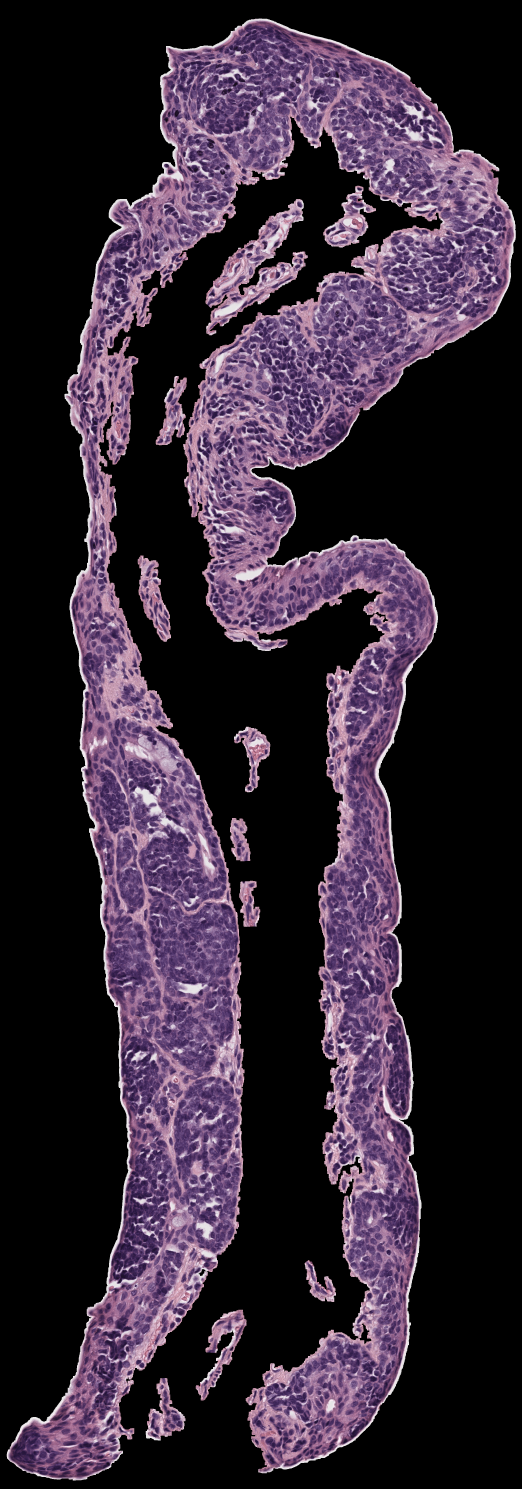
#> input picture Presentation 5/Coders/Nathan Jung/testing_slices/h2114153  h&e_ROI_4 Epithelia.png, 2088 x 5956 px, given in place of case_77_match_1_melan.png, which was not available (shown at 1/4 size)
$ jupyter execute --allow-errors 3_18_final_patching_code.ipynb   (text cells are left out)
#> lines starting #> are read from the running program, lines starting #| are printed output that depends on the picture; after the words box and inside, x2 and y2 are one past the last pixel; in counts of white or black regions, pixels touching at a corner belong together; pictures that were not available may be replaced by others from this repository, and a replacement may not be noted
[cell 1]
import numpy as np
import cv2
import math
from shapely.geometry import Polygon
import matplotlib.pyplot as plt
from sklearn.model_selection import ParameterGrid
from matplotlib import colors
from scipy.signal import argrelextrema
import pandas as pd
import csv
import os
from scipy.ndimage import gaussian_filter1d
import re

[cell 2]
extension_factor = 1.1
step_size = 2
max_width = 2048
overlap_threshold = 0.3
weight_epithelium_coverage = 0.8
weight_background_pixels = 0.2
mask_smoothing = True
window_size=21
smoothing_sigma=50
scale_factor=0.25

[cell 3]
image_folder = './testing_slices_1'
image_files = [f for f in os.listdir(image_folder) if f.startswith('h&e')]

[cell 4]
def gaussian_smooth_contour(contour, window_size=window_size, sigma=smoothing_sigma):
    """
    Smooths a contour by applying a Gaussian kernel to the x and y coordinates.

    Args:
        contour: A 2D array of contour points of shape (N, 2).
        window_size: The size of the Gaussian kernel (must be odd).
        sigma: Standard deviation of the Gaussian kernel.

    Returns:
        Smoothed contour as an integer array of shape (N, 2).
    """
    contour = contour.squeeze()  # shape (N, 2)
    N = len(contour)

    # Create a Gaussian kernel.
    x_range = np.arange(window_size) - window_size // 2
    kernel = np.exp(-(x_range**2) / (2 * sigma**2))
    kernel /= kernel.sum()

    # Circularly pad the contour coordinates.
    padded_x = np.pad(contour[:, 0], (window_size // 2, window_size // 2), mode='wrap')
    padded_y = np.pad(contour[:, 1], (window_size // 2, window_size // 2), mode='wrap')

    # Convolve to smooth the x and y coordinates.
    smoothed_x = np.convolve(padded_x, kernel, mode='valid')
    smoothed_y = np.convolve(padded_y, kernel, mode='valid')

    smoothed_contour = np.stack([smoothed_x, smoothed_y], axis=-1)
    return np.round(smoothed_contour).astype(np.int32)

def compute_smoothed_mask(binary_mask, window_size=window_size, sigma=smoothing_sigma, scale_factor=scale_factor):
    """
    Compute a smoothed version of a binary mask by:
      1. Downscaling the mask.
      2. Extracting contours using RETR_TREE.
      3. Smoothing each contour with a Gaussian kernel.
      4. Upscaling the smoothed contours back to the original resolution.
      5. Drawing the contours into a new binary mask.

    Args:
      binary_mask (np.ndarray): Original binary mask (0/255).
      window_size (int): Window size for Gaussian smoothing.
      sigma (float): Sigma value for the Gaussian kernel.
      scale_factor (float): Downscaling factor.

    Returns:
      np.ndarray: A binary mask of the same dimensions as binary_mask, but with smoothed boundaries.
    """
    orig_h, orig_w = binary_mask.shape
    # Downscale the mask for processing.
    small_mask = cv2.resize(binary_mask, (0, 0), fx=scale_factor, fy=scale_factor, interpolation=cv2.INTER_AREA)
    small_h, small_w = small_mask.shape

    # Extract contours from the downscaled mask.
    contours, hierarchy = cv2.findContours(small_mask, cv2.RETR_TREE, cv2.CHAIN_APPROX_NONE)
    # Prepare an empty mask for the final result.
    smoothed_mask = np.zeros_like(binary_mask)
    # Compute scaling factors to upscale the smoothed contours.
    scale_x = orig_w / small_w
    scale_y = orig_h / small_h

    for i, cnt in enumerate(contours):
        cnt = cnt.squeeze()  # Remove extra dimensions.
        if cnt.ndim != 2 or len(cnt) < 3:
            continue
        # Ensure the contour is closed.
        if not np.array_equal(cnt[0], cnt[-1]):
            cnt = np.vstack([cnt, cnt[0]])
        # Smooth the contour using your Gaussian smoothing function.
        smooth_cnt = gaussian_smooth_contour(cnt, window_size=window_size, sigma=sigma)
        # Upscale the smoothed contour to original resolution.
        smooth_cnt = (smooth_cnt.astype(np.float32) * np.array([scale_x, scale_y])).astype(np.int32)
        smooth_cnt = smooth_cnt.reshape((-1, 1, 2))
        # Use hierarchy info: if the contour has no parent, it’s an outer boundary.
        if hierarchy[0][i][3] == -1:
            cv2.drawContours(smoothed_mask, [smooth_cnt], -1, 255, -1)
        else:
            cv2.drawContours(smoothed_mask, [smooth_cnt], -1, 0, -1)

    return smoothed_mask

def get_contours(binary_image):
    '''Find all external contours of an image, handling hierarchy correctly for both single and nested structures.'''

    contours, hierarchy = cv2.findContours(binary_image, cv2.RETR_TREE, cv2.CHAIN_APPROX_SIMPLE)

    # If no contours are found, return an empty list
    if hierarchy is None or len(contours) == 0:
        print("No contours found.")
        return []

    hierarchy = hierarchy[0]
    external_contours = []

    for i in range(len(contours)):
        if hierarchy[i][3] == -1:  # Check if contour has no parent (true external)
            external_contours.append(np.roll(contours[i], 0, axis=0))

    # If external contours seem incomplete (indicating nested structures exist), use the John's method
    if len(external_contours) < len(contours):
        masks = []
        contour_indices = np.arange(0, hierarchy.shape[0], 1)

        while contour_indices.size != 0:
            current = contour_indices[0]
            contour_indices = np.delete(contour_indices, np.argwhere(contour_indices == current))

            # Create a mask for the contour
            mask = np.zeros_like(binary_image)
            cv2.drawContours(mask, contours, current, 255, 1)

            # Draw child contours inside the mask
            for j in np.argwhere(hierarchy[:, 3] == current).ravel():
                contour_indices = np.delete(contour_indices, np.argwhere(contour_indices == j))
                cv2.drawContours(mask, contours, j, 255, 1)

            masks.append(mask)

        # Extract external contours from the masks
        for mask in masks:
            extracted_contours, _ = cv2.findContours(mask, cv2.RETR_EXTERNAL, cv2.CHAIN_APPROX_SIMPLE)
            external_contours.extend(extracted_contours)

    unique_contours = []
    for c in external_contours:
        if not any(np.array_equal(c, u) for u in unique_contours):
            unique_contours.append(c)

    return unique_contours


# [160 lines left out: functions better_normals, calculate_patch_corners, draw_patches, process_contours, patch_overlap, create_smarter_squares, not called in this run]

[cell 5]
def empty_folder():
    # delete everything out of directory
    output_folder = 'testing_slices_1/patch_outputs'
    if not os.path.exists(output_folder):  # Check if folder exists
        os.makedirs(output_folder)  # Create folder if it doesn't exist
    for file in os.listdir(output_folder):
        file_path = os.path.join(output_folder, file)
        if os.path.isfile(file_path) or os.path.islink(file_path):
            os.unlink(file_path)
        elif os.path.isdir(file_path):
            os.rmdir(file_path)

# Export patched slice into a new folder
# [241 lines left out: functions export_patched_slice, calculate_metrics, find_edges, add_padding, shift_patches, show_shifted_patches and 3 more, not called in this run]

[cell 6]
# Path to your folder
image_folder = "testing_slices_1" # put folder path here

# Dictionary to store matches
cases = {}

# Iterate over files in the folder
for filename in os.listdir(image_folder):
    match = re.match(r"case_(\d+)_match_(\d+)_(h&e|melan|sox10).*\.(png|tif)", filename)
    if match:
        case_number, match_number, scan_type, extension = match.groups()
        case_number, match_number = int(case_number), int(match_number)  # Convert to int for sorting

        if case_number not in cases:
            cases[case_number] = {}

        if match_number not in cases[case_number]:
            cases[case_number][match_number] = {}

        if scan_type not in cases[case_number][match_number]:
            cases[case_number][match_number][scan_type] = {"mask": "None", "slice": "None"}

        if extension == "png":
            cases[case_number][match_number][scan_type]["mask"] = os.path.join(image_folder, filename)

        elif extension == "tif":
            cases[case_number][match_number][scan_type]["slice"] = os.path.join(image_folder, filename)

# Build list of tuples (mask, slice), ensuring both exist
matched_pairs = []
masks = []
for case in cases.values():
    for match in case.values():
        for scan in match.values():
            if 'mask' in scan:
                matched_pairs.append((scan['mask'], scan['slice']))


# delete any patches that are already in the directory
empty_folder()

# Run patching and exporting over list of tuples
for i, m in enumerate(matched_pairs, 1):
    print(m)
    image1 = cv2.imread(m[0])
    image1_gray = cv2.cvtColor(image1, cv2.COLOR_BGR2GRAY)
    _,whole_thresh1=cv2.threshold(image1_gray,240,255,cv2.THRESH_BINARY_INV)
    if mask_smoothing == True:
        # Compute the smoothed mask.
        smoothed_binary = compute_smoothed_mask(whole_thresh1)
        # Use the smoothed mask in your patching/export pipeline.
        metrics, images, result, contours, final_squares, normals, tangents = patching_export(smoothed_binary, m[0], m[1])
    else:
        metrics, images, result, contours, final_squares, normals, tangents = patching_export(whole_thresh1, m[0], m[1])  # (binary, slice_name, slice_details) aka (binary image, epithelium annotation png, tif)
    import pickle

# Assuming there's only one file, take the first processed result
    if matched_pairs:
        with open("final_squares.pkl", "wb") as f:
            pickle.dump(final_squares, f)

        with open("result.pkl", "wb") as f:
            pickle.dump(result, f)

        with open("normals.pkl", "wb") as f:
            pickle.dump(normals, f)

        with open("tangents.pkl", "wb") as f:
            pickle.dump(tangents, f)

    print("Saved final_squares and result.")
    print(metrics)
    print(result)
    print(contours)
    print(final_squares)
    print(normals)
    print(tangents)

[cell 7]
import pickle

#> (the rest of this cell did not finish here and is left out)

[cell 8]
# [30 lines left out: function draw_patches, not called in this run]

#> (a cell that did not finish here is left out)

[cell 10]
# Example: Visualize the patch at final_squares_list[i][j]
i, j = 0, 0  # Replace with the indices of the patch you want to visualize
#> (the rest of this cell did not finish here and is left out)

#> (a cell that did not finish here is left out)

[cell 12]
# Load the epithelium mask (1.png)
epithelium_mask = cv2.imread("testing_slices_1/case_77_match_1_melan.png", cv2.IMREAD_GRAYSCALE)
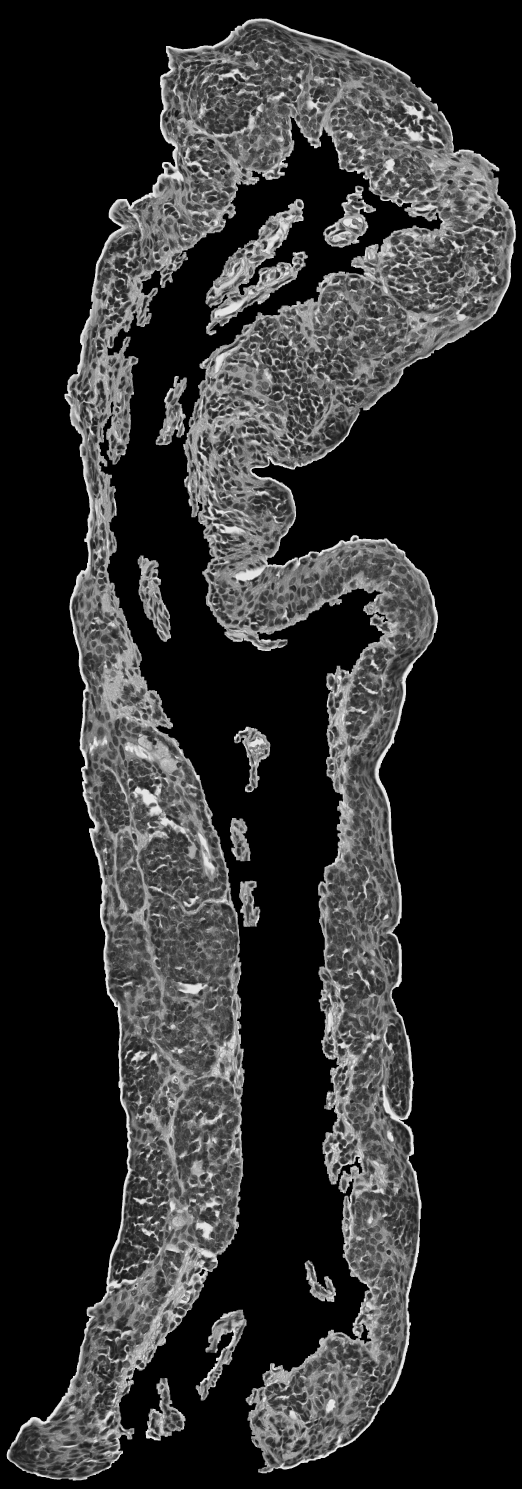
#> epithelium_mask: shape (5956, 2088) (shown at 1/4 size); min 0, max 242, mean 43.8

# Get the four corners of the patch
#> (the rest of this cell did not finish here and is left out)

[cell 13]
# Load the epithelium mask (1.png)
epithelium_mask = cv2.imread("testing_slices_1/case_77_match_1_melan.png", cv2.IMREAD_GRAYSCALE)

# Get the four corners of the patch
#> (the rest of this cell did not finish here and is left out)

[cell 14]
image1 = cv2.imread('testing_slices_1/case_77_match_1_melan.png')
#> image1 is the input picture: shape (5956, 2088, 3); mean B, G, R 53.5, 38.5, 51.3
image1_gray = cv2.cvtColor(image1, cv2.COLOR_BGR2GRAY)
_,whole_thresh1=cv2.threshold(image1_gray,240,255,cv2.THRESH_BINARY_INV)
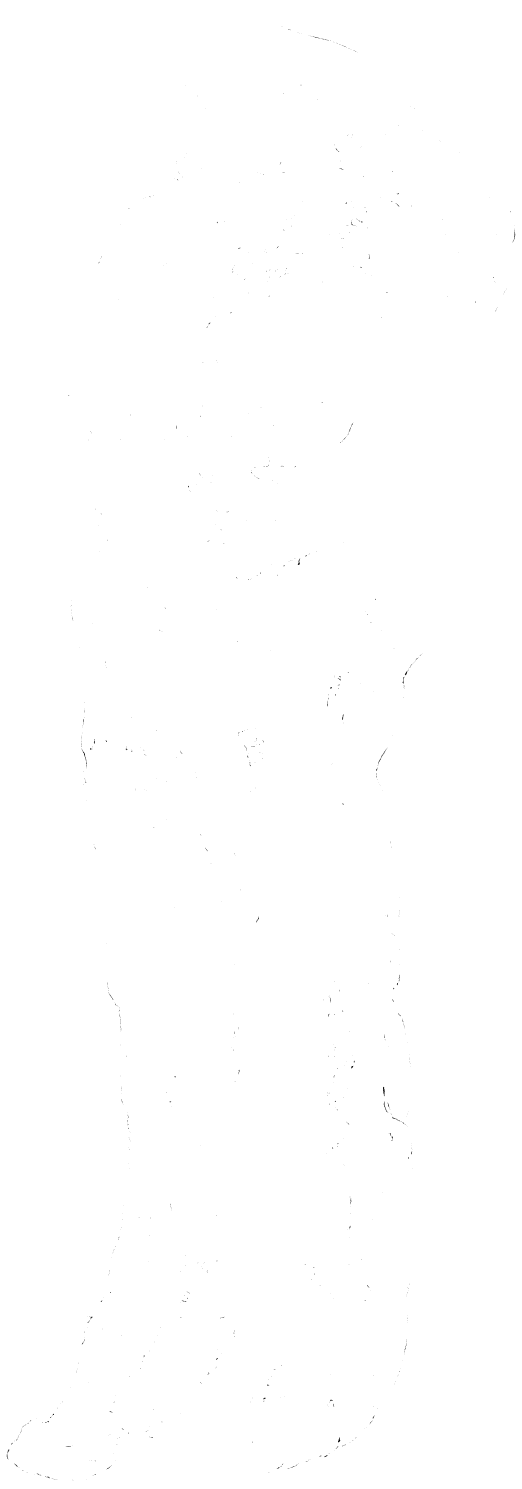
#> whole_thresh1: shape (5956, 2088) (shown at 1/4 size); 100% white; black in thin lines or dots
smoothed_binary = compute_smoothed_mask(whole_thresh1)
#> in compute_smoothed_mask, `small_mask = cv2.resize(binary_mask, (0, 0), fx=scale_factor, fy=scale..`:
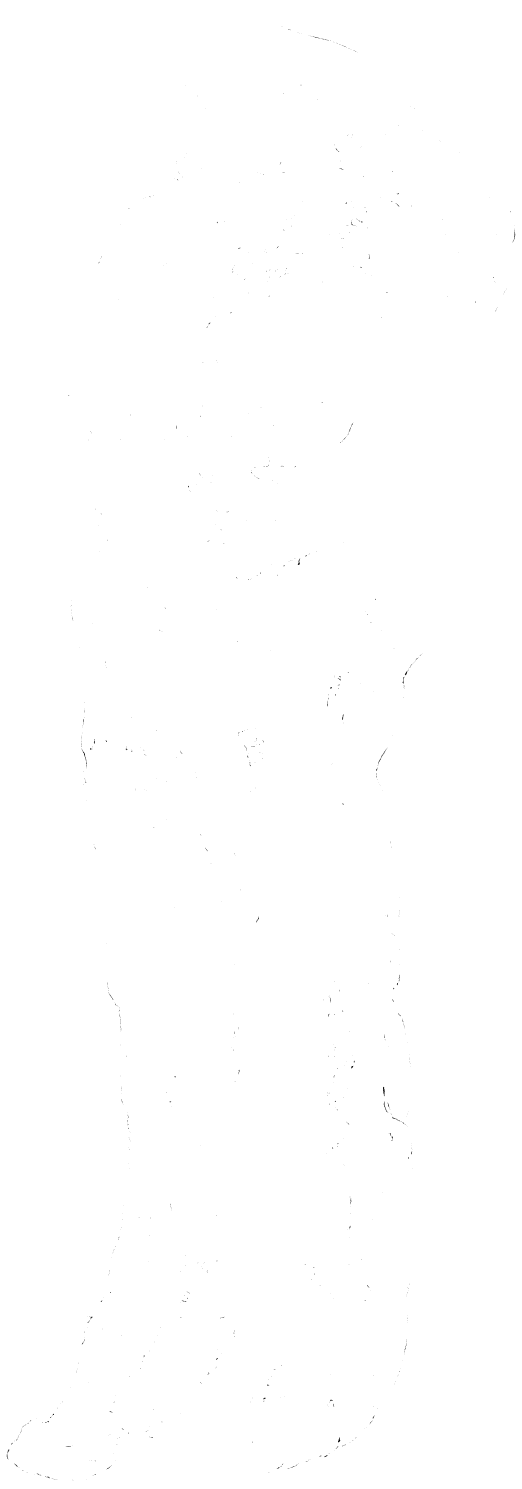
#> small_mask: shape (1489, 522); min 0, max 255, mean 254.9
#> in compute_smoothed_mask, `contours, hierarchy = cv2.findContours(small_mask, cv2.RETR_TREE, cv2...`: contours = 2 contours, 1 with area under 20; largest, box (x1, y1, x2, y2) and area: (0, 0, 522, 1489) 775248
#> the loop in compute_smoothed_mask, `for i, cnt in enumerate(contours):` made 2 passes
#> N in gaussian_smooth_contour on pass 1: 4019
#> (cnt, N in gaussian_smooth_contour, smoothed_x in gaussian_smooth_contour, smoothed_y in gaussian_smooth_contour) on pass 2: ([[338, 1440], [339, 1439], [340, 1440], [339, 1441]], 5, [338.8, 338.8, 338.9, 338.8, 338.8], [1440, 1440, 1440, 1440, 1440])
#> after the loop in compute_smoothed_mask, `for i, cnt in enumerate(contours):`:
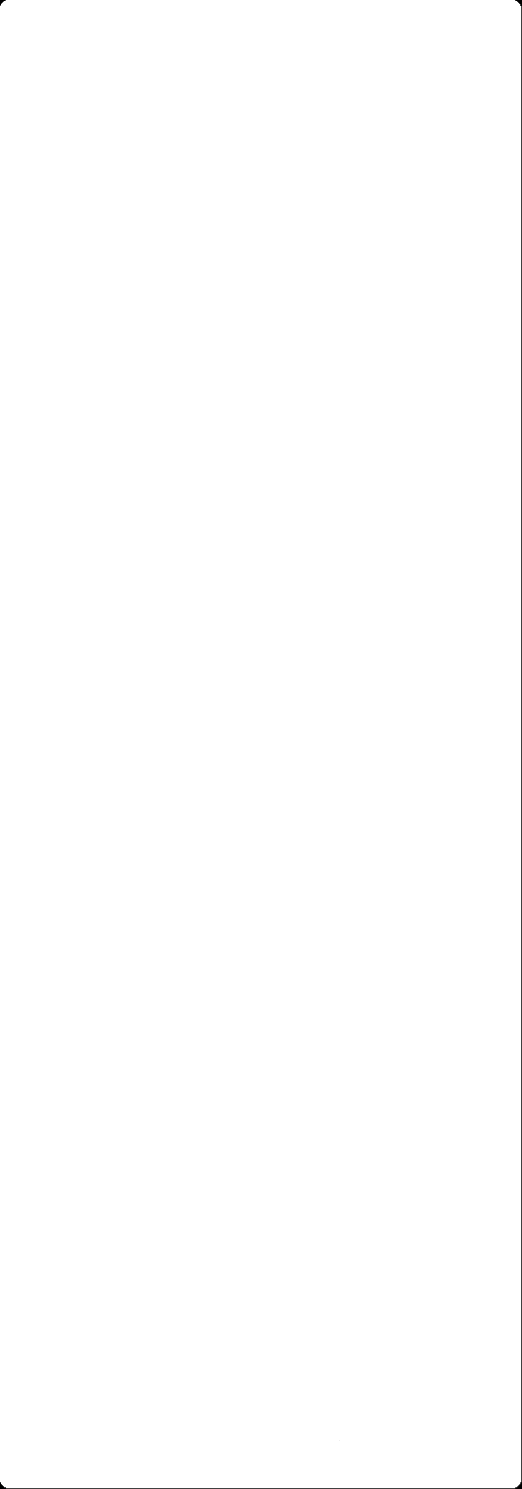
#> smoothed_mask: shape (5956, 2088) (shown at 1/4 size); 99.8% white; 3 black regions (1 under 20 px)

[cell 15]
contours = get_contours(smoothed_binary)
#> in get_contours, `contours, hierarchy = cv2.findContours(binary_image, cv2.RETR_TREE, cv..`: contours = 2 contours, 1 with area under 20; largest, box (x1, y1, x2, y2) and area: (0, 0, 2085, 5953) 12402928
#> the loop in get_contours, `for i in range(len(contours)):` made 2 passes
#> after the loop in get_contours, `for i in range(len(contours)):`: external_contours = 1 contour; box (x1, y1, x2, y2) and area: (0, 0, 2085, 5953) 12402928
#> in get_contours, `contour_indices = np.arange(0, hierarchy.shape[0], 1)`: contour_indices = [0, 1]
#> the loop in get_contours, `while contour_indices.size != 0:` made 1 pass
#> after the loop in get_contours, `while contour_indices.size != 0:`:
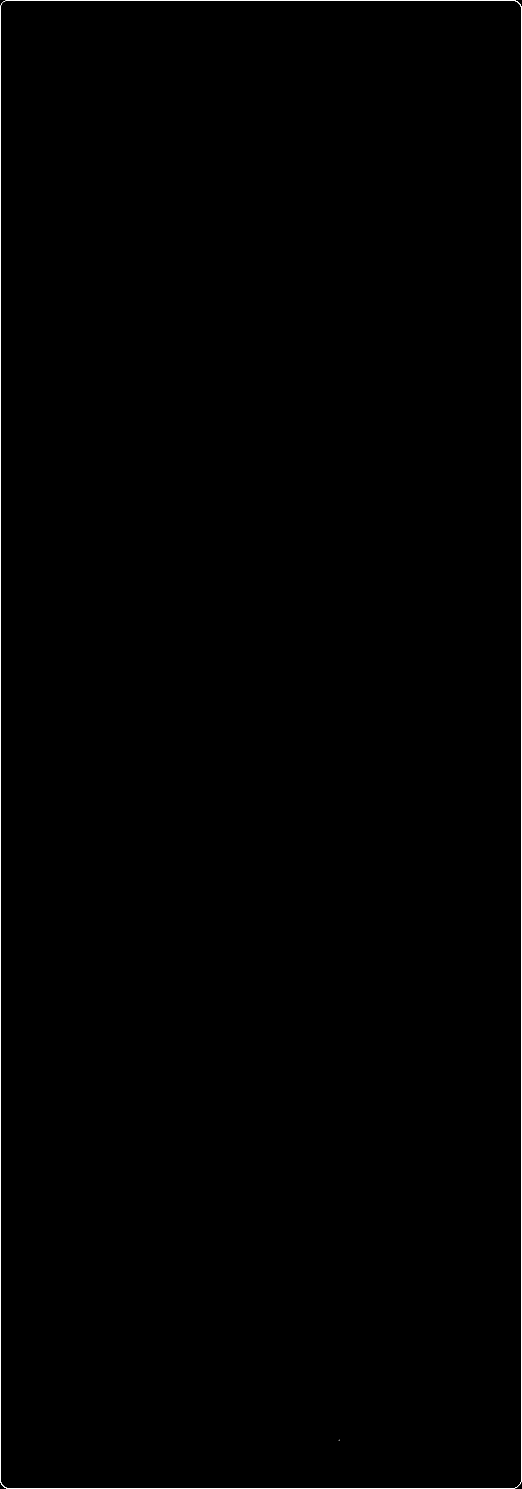
#> mask: shape (5956, 2088) (shown at 1/4 size); 0.13% white in thin lines or dots
#> after the loop in get_contours, `while contour_indices.size != 0:`: contour_indices = empty array; masks = 1 item
#> the loop in get_contours, `for mask in masks:` made 1 pass
#> after the loop in get_contours, `for mask in masks:`: external_contours = 2 contours; box (x1, y1, x2, y2) and area: (0, 0, 2085, 5953) 12402928, (0, 0, 2085, 5953) 12402928
#> the loop in get_contours, `for c in external_contours:` made 2 passes
#> after the loop in get_contours, `for c in external_contours:`: unique_contours = 1 contour; box (x1, y1, x2, y2) and area: (0, 0, 2085, 5953) 12402928
#> contours has the same summary as unique_contours in get_contours
